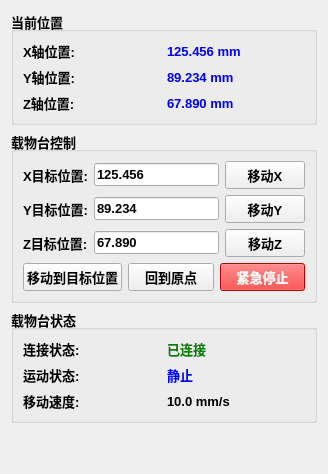
      <widget class="QWidget" name="tabStageControl">
       <attribute name="title">
        <string>XYZ载物台控制</string>
       </attribute>
       <layout class="QVBoxLayout" name="verticalLayout_stageControl">
        <item>
         <widget class="QGroupBox" name="groupBoxStagePosition">
          <property name="font">
           <font>
            <pointsize>10</pointsize>
            <bold>true</bold>
           </font>
          </property>
          <property name="title">
           <string>当前位置</string>
          </property>
          <layout class="QGridLayout" name="gridLayout_stagePosition">
           <item row="0" column="0">
            <widget class="QLabel" name="labelXPosition">
             <property name="text">
              <string>X轴位置:</string>
             </property>
            </widget>
           </item>
           <item row="0" column="1">
            <widget class="QLabel" name="labelXPositionValue">
             <property name="styleSheet">
              <string>color: blue; font-weight: bold;</string>
             </property>
             <property name="text">
              <string>125.456 mm</string>
             </property>
            </widget>
           </item>
           <item row="1" column="0">
            <widget class="QLabel" name="labelYPosition">
             <property name="text">
              <string>Y轴位置:</string>
             </property>
            </widget>
           </item>
           <item row="1" column="1">
            <widget class="QLabel" name="labelYPositionValue">
             <property name="styleSheet">
              <string>color: blue; font-weight: bold;</string>
             </property>
             <property name="text">
              <string>89.234 mm</string>
             </property>
            </widget>
           </item>
           <item row="2" column="0">
            <widget class="QLabel" name="labelZPosition">
             <property name="text">
              <string>Z轴位置:</string>
             </property>
            </widget>
           </item>
           <item row="2" column="1">
            <widget class="QLabel" name="labelZPositionValue">
             <property name="styleSheet">
              <string>color: blue; font-weight: bold;</string>
             </property>
             <property name="text">
              <string>67.890 mm</string>
             </property>
            </widget>
           </item>
          </layout>
         </widget>
        </item>
        <item>
         <widget class="QGroupBox" name="groupBoxStageControl">
          <property name="font">
           <font>
            <pointsize>10</pointsize>
            <bold>true</bold>
           </font>
          </property>
          <property name="title">
           <string>载物台控制</string>
          </property>
          <layout class="QGridLayout" name="gridLayout_stageControl">
           <item row="0" column="0">
            <widget class="QLabel" name="labelXTarget">
             <property name="text">
              <string>X目标位置:</string>
             </property>
            </widget>
           </item>
           <item row="0" column="1">
            <widget class="QLineEdit" name="lineEditXTarget">
             <property name="text">
              <string>125.456</string>
             </property>
            </widget>
           </item>
           <item row="0" column="2">
            <widget class="QPushButton" name="btnMoveX">
             <property name="text">
              <string>移动X</string>
             </property>
            </widget>
           </item>
           <item row="1" column="0">
            <widget class="QLabel" name="labelYTarget">
             <property name="text">
              <string>Y目标位置:</string>
             </property>
            </widget>
           </item>
           <item row="1" column="1">
            <widget class="QLineEdit" name="lineEditYTarget">
             <property name="text">
              <string>89.234</string>
             </property>
            </widget>
           </item>
           <item row="1" column="2">
            <widget class="QPushButton" name="btnMoveY">
             <property name="text">
              <string>移动Y</string>
             </property>
            </widget>
           </item>
           <item row="2" column="0">
            <widget class="QLabel" name="labelZTarget">
             <property name="text">
              <string>Z目标位置:</string>
             </property>
            </widget>
           </item>
           <item row="2" column="1">
            <widget class="QLineEdit" name="lineEditZTarget">
             <property name="text">
              <string>67.890</string>
             </property>
            </widget>
           </item>
           <item row="2" column="2">
            <widget class="QPushButton" name="btnMoveZ">
             <property name="text">
              <string>移动Z</string>
             </property>
            </widget>
           </item>
           <item row="3" column="0" colspan="3">
            <layout class="QHBoxLayout" name="horizontalLayout_stageButtons">
             <item>
              <widget class="QPushButton" name="btnMoveAll">
               <property name="text">
                <string>移动到目标位置</string>
               </property>
              </widget>
             </item>
             <item>
              <widget class="QPushButton" name="btnStageHome">
               <property name="text">
                <string>回到原点</string>
               </property>
              </widget>
             </item>
             <item>
              <widget class="QPushButton" name="btnStageStop">
               <property name="styleSheet">
                <string>background-color: red; color: white;</string>
               </property>
               <property name="text">
                <string>紧急停止</string>
               </property>
              </widget>
             </item>
            </layout>
           </item>
          </layout>
         </widget>
        </item>
        <item>
         <widget class="QGroupBox" name="groupBoxStageStatus">
          <property name="font">
           <font>
            <pointsize>10</pointsize>
            <bold>true</bold>
           </font>
          </property>
          <property name="title">
           <string>载物台状态</string>
          </property>
          <layout class="QGridLayout" name="gridLayout_stageStatus">
           <item row="0" column="0">
            <widget class="QLabel" name="labelStageConnectionTitle">
             <property name="text">
              <string>连接状态:</string>
             </property>
            </widget>
           </item>
           <item row="0" column="1">
            <widget class="QLabel" name="labelStageConnection">
             <property name="styleSheet">
              <string>color: green; font-weight: bold;</string>
             </property>
             <property name="text">
              <string>已连接</string>
             </property>
            </widget>
           </item>
           <item row="1" column="0">
            <widget class="QLabel" name="labelStageStatusTitle">
             <property name="text">
              <string>运动状态:</string>
             </property>
            </widget>
           </item>
           <item row="1" column="1">
            <widget class="QLabel" name="labelStageMovingStatus">
             <property name="styleSheet">
              <string>color: blue;</string>
             </property>
             <property name="text">
              <string>静止</string>
             </property>
            </widget>
           </item>
           <item row="2" column="0">
            <widget class="QLabel" name="labelStageSpeedTitle">
             <property name="text">
              <string>移动速度:</string>
             </property>
            </widget>
           </item>
           <item row="2" column="1">
            <widget class="QLabel" name="labelStageSpeed">
             <property name="text">
              <string>10.0 mm/s</string>
             </property>
            </widget>
           </item>
          </layout>
         </widget>
        </item>
        <item>
         <spacer name="verticalSpacer_stageControl">
          <property name="orientation">
           <enum>Qt::Orientation::Vertical</enum>
          </property>
          <property name="sizeHint" stdset="0">
           <size>
            <width>20</width>
            <height>40</height>
           </size>
          </property>
         </spacer>
        </item>
       </layout>
      </widget>
